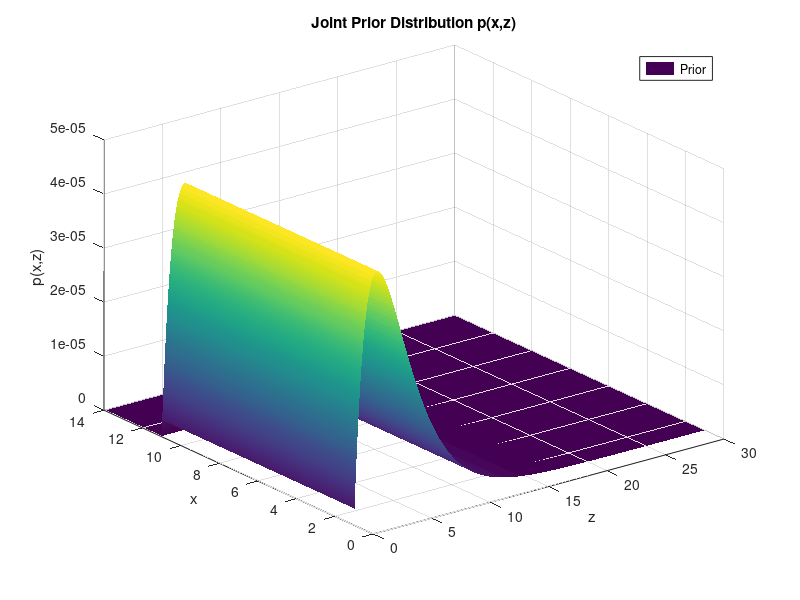

Reproduce this figure in MATLAB. (Note: this script raises an error after producing the figure.)
clear; clc; close all

rng(500)
%% Define grid space + paramters

dx = 0.05;
x = 1:dx:14;
z = dx:dx:30;
a = 2;
b = 2;

Nx = length(x);
Nz = length(z);
%% Define prior grid dist

px = zeros(1,Nx);
px(x >= 1 & x <= 11) = 1/(11-1);

pz = (1/(b^a * gamma(a))) .* (z.^(a-1)) .* exp(-z./b);

P = zeros(Nx,Nz);

for i = 1:Nx
    for j = 1:Nz
        P(i,j) = px(i) * pz(j);
    end
end

P = P / sum(P(:));

[X,Z] = meshgrid(z,x);

figure
surf(X,Z,P,'DisplayName','Prior')
xlabel('z')
ylabel('x')
zlabel('p(x,z)')
title('Joint Prior Distribution p(x,z)')
shading interp
legend('Location','best')

%% Posterior Bayes Update

y = [91.56, 70.43, 108.67];
Ny = 3;

L = likelihood(y(1),x,z);

figure
surf(X,Z,L,'DisplayName','Likelihood')
xlabel('z')
ylabel('x')
zlabel('p(y|x,z)')
title('Likelihood Dist p(y|x,z)')
shading interp
legend('Location','best')

for i = 1:Ny
    Posterior = BayesUpdate(y(i),x,z,P, true,i);
    P = Posterior;
    MAP = getMAP(P,x,z);
    MMSE = getMMSE(P,x,z);
end

%% IS

px = zeros(1,Nx);
px(x >= 1 & x <= 11) = 1/(11-1);

pz = (1/(b^a * gamma(a))) .* (z.^(a-1)) .* exp(-z./b);

P = zeros(Nx,Nz);

for i = 1:Nx
    for j = 1:Nz
        P(i,j) = px(i) * pz(j);
    end
end

for i = 1:Ny-1
    Posterior = BayesUpdate(y(i),x,z,P, false,i);
    P = Posterior;
    MAP = getMAP(P,x,z);
    MMSE = getMMSE(P,x,z);
end

Ns = 500; % Sample Count

% Sample from prior
cdf_prior = cumsum(P(:));
random_values = rand(Ns, 1);
sample_indices = arrayfun(@(t) find(cdf_prior >= t, 1, 'first'), random_values);
[row_indices, col_indices] = ind2sub(size(P), sample_indices);

xi = x(row_indices);
zi = z(col_indices);

w = zeros(1,500);

for i = 1:Ns

%w(i) = likelihood(y(1),xi(i),zi(i))*likelihood(y(2),xi(i),zi(i))*likelihood(y(3),xi(i),zi(i));
w(i) = likelihood(y(3),xi(i),zi(i));

end

w = w./sum(w); % Normalize

% MMSE estimate
IS_MMSE = [0;0];
for i = 1:Ns
    IS_MMSE = IS_MMSE + w(i)*[zi(i);xi(i)];
end

figure; hold on
scatter3(xi, zi, w, 40, w, 'filled', 'DisplayName', 'Weighted Particles')
plot3([IS_MMSE(2) IS_MMSE(2)],[IS_MMSE(1) IS_MMSE(1)],[0 max(w)],'k--', 'DisplayName', 'IS MMSE')
xlim([1 14])
ylim([0 30])
xlabel('z')
ylabel('x')
zlabel('Importance Weight')
title('Importance Sampling Weighted Particles')

colorbar
colormap turbo
grid on
legend('Location','best')
view(3)
exportgraphics(gcf, "IS.png", 'Resolution', 200);

%% Helper Functions

function [L] = likelihood(y,x,z)

Nx = length(x);
Nz = length(z);
L = zeros(Nx,Nz);

for i = 1:Nx
    for j = 1:Nz
        % Out of bounds
        if y < x(i) || y > (x(i)+z(j))^2
            L(i,j) = 0;
            continue
        end

        L(i,j) = 1/((x(i)+z(j))^2-x(i));
    end
end
    
    
end

function [Posterior] = BayesUpdate(y,x,z,Prior, PLOT,i)

L = likelihood(y,x,z);

Posterior = Prior.*L;
fprintf("Value of Marginal P(y_1:N) = %d for meas 1:%i \n",sum(Posterior(:)),i)
Posterior = Posterior./(sum(Posterior(:)));



if PLOT
    MAP = getMAP(Posterior,x,z);
    MMSE = getMMSE(Posterior,x,z);
    [X,Z] = meshgrid(z,x);
    figure
    hold on
    surf(Z,X,Posterior,'DisplayName','Posterior')
    scatter3(MAP(2),MAP(1),MAP(3),'rx','DisplayName','MAP')
    plot3([MMSE(2) MMSE(2)],[MMSE(1) MMSE(1)],[0 MAP(3)],'k--','DisplayName','MMSE')
    xlabel('x')
    ylabel('z')
    zlabel('p(x,z|y)')
    title(sprintf('p(x,z | y_1...y_%d)',i))    
    shading interp
    legend('Location','best')
    view(3)
    exportgraphics(gcf, sprintf('Measurment_%d',i) +  ".png", 'Resolution', 200);
end
end

function [MAP] = getMAP(P,x,z)

    [peak,idx] = max(P(:));
    [row, col] = ind2sub(size(P), idx);
    [X,Z] = meshgrid(z,x);
    map_z = X(row,col);
    map_x = Z(row,col);

    MAP = [map_z;map_x;peak];

end

function [MMSE] = getMMSE(P,x,z)
[X,Z] = meshgrid(z,x);

z_mmse = sum(sum(P .* X));
x_mmse = sum(sum(P .* Z));

[~, ix] = min(abs(x - x_mmse));
[~, iz] = min(abs(z - z_mmse));

MMSE = [z_mmse; x_mmse; P(ix,iz)];

end
